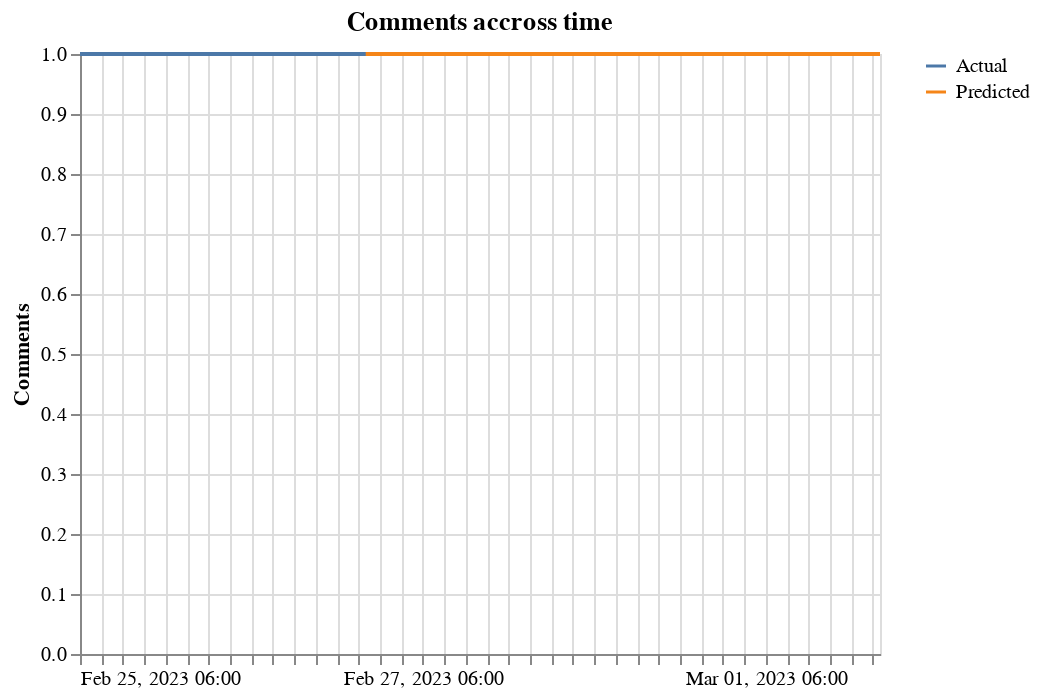

The code cell stored with this chart in its notebook:
### Code cell
def plot_comment_ts(df: pd.DataFrame, lead: int):
    new_df = df.copy(deep=True)
    new_df = new_df.date.value_counts().rename_axis("date").reset_index(name="x")

    return plot_ts(new_df, "Comments accross time", "x", "Comments", False, lead)

plot_comment_ts(df, 3)

### Figure 1 — Vega-Lite specification as saved in the notebook (floating-point values rounded to 4 significant figures)
{"config": {"view": {"continuousWidth": 400, "continuousHeight": 300}}, "data": {"name": "data-afe051d582c3a1ccf5e3503adb2865a4"}, "mark": "line", "encoding": {"color": {"field": "forecast", "legend": {"title": ""}, "type": "nominal"}, "x": {"axis": {"tickCount": 33}, "field": "date", "timeUnit": "yearmonthdatehours", "title": "", "type": "temporal"}, "y": {"field": "x", "title": "Comments", "type": "quantitative"}}, "title": "Comments accross time", "$schema": "https://vega.github.io/schema/vega-lite/v4.17.0.json", "datasets": {"data-afe051d582c3a1ccf5e3503adb2865a4": [{"date": "2023-02-25T06:12:08+00:00", "x": 1.0, "forecast": "Predicted"}, {"date": "2023-02-25T06:21:01+00:00", "x": 1.0, "forecast": "Predicted"}, {"date": "2023-02-25T06:53:39+00:00", "x": 1.0, "forecast": "Predicted"}, {"date": "2023-02-25T09:42:53+00:00", "x": 1.0, "forecast": "Predicted"}, {"date": "2023-02-25T13:16:31+00:00", "x": 1.0, "forecast": "Predicted"}, {"date": "2023-02-25T14:29:42+00:00", "x": 1.0, "forecast": "Predicted"}, {"date": "2023-02-25T15:17:26+00:00", "x": 1.0, "forecast": "Predicted"}, {"date": "2023-02-25T17:48:57+00:00", "x": 1.0, "forecast": "Predicted"}, {"date": "2023-02-26T05:08:34+00:00", "x": 1.0, "forecast": "Predicted"}, {"date": "2023-02-26T11:22:47+00:00", "x": 1.0, "forecast": "Predicted"}, {"date": "2023-02-26T12:08:31+00:00", "x": 1.0, "forecast": "Predicted"}, {"date": "2023-02-26T13:30:16+00:00", "x": 1.0, "forecast": "Predicted"}, {"date": "2023-02-26T16:34:32+00:00", "x": 1.0, "forecast": "Predicted"}, {"date": "2023-02-26T21:50:23+00:00", "x": 1.0, "forecast": "Predicted"}, {"date": "2023-02-26T22:00:41+00:00", "x": 1.0, "forecast": "Predicted"}, {"date": "2023-02-27T22:00:41+00:00", "x": 1.0, "forecast": "Predicted"}, {"date": "2023-02-28T22:00:41+00:00", "x": 1.0, "forecast": "Predicted"}, {"date": "2023-03-01T22:00:41+00:00", "x": 1.0, "forecast": "Predicted"}, {"date": "2023-02-26T22:00:41+00:00", "x": 1.0, "forecast": "Actual"}, {"date": "2023-02-26T21:50:23+00:00", "x": 1.0, "forecast": "Actual"}, {"date": "2023-02-26T16:34:32+00:00", "x": 1.0, "forecast": "Actual"}, {"date": "2023-02-26T13:30:16+00:00", "x": 1.0, "forecast": "Actual"}, {"date": "2023-02-26T12:08:31+00:00", "x": 1.0, "forecast": "Actual"}, {"date": "2023-02-26T11:22:47+00:00", "x": 1.0, "forecast": "Actual"}, {"date": "2023-02-26T05:08:34+00:00", "x": 1.0, "forecast": "Actual"}, {"date": "2023-02-25T17:48:57+00:00", "x": 1.0, "forecast": "Actual"}, {"date": "2023-02-25T15:17:26+00:00", "x": 1.0, "forecast": "Actual"}, {"date": "2023-02-25T14:29:42+00:00", "x": 1.0, "forecast": "Actual"}, {"date": "2023-02-25T13:16:31+00:00", "x": 1.0, "forecast": "Actual"}, {"date": "2023-02-25T09:42:53+00:00", "x": 1.0, "forecast": "Actual"}, {"date": "2023-02-25T06:53:39+00:00", "x": 1.0, "forecast": "Actual"}, {"date": "2023-02-25T06:21:01+00:00", "x": 1.0, "forecast": "Actual"}, {"date": "2023-02-25T06:12:08+00:00", "x": 1.0, "forecast": "Actual"}]}}
